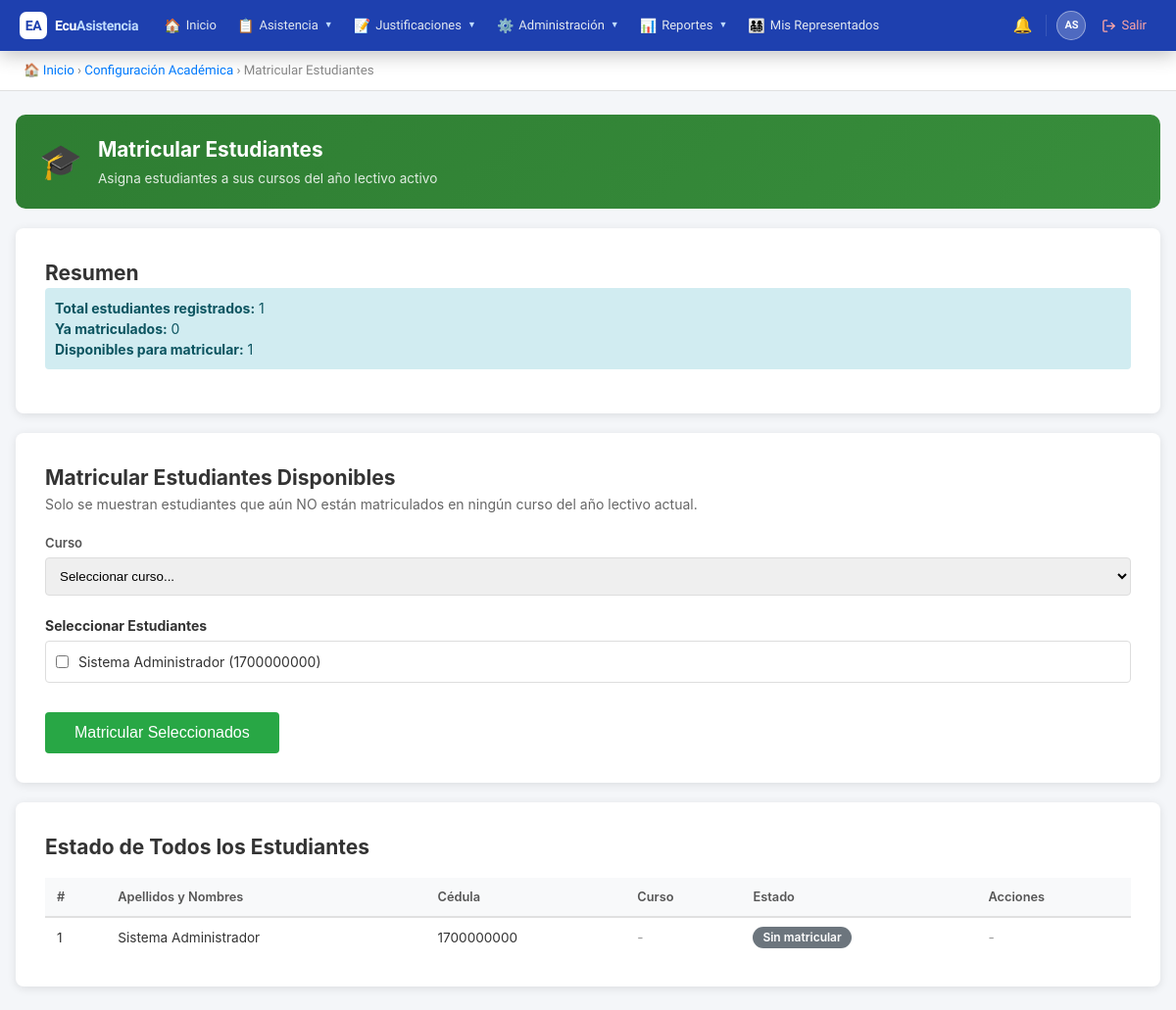
The page /public/?action=enroll_students&course_id=8 (signed in) on the database its author committed.
### tables this page shows
CREATE TABLE `users` (
  `id` int(11) NOT NULL AUTO_INCREMENT,
  `institution_id` int(11) NOT NULL,
  `username` varchar(50) NOT NULL,
  `email` varchar(100) NOT NULL,
  `password` varchar(255) NOT NULL,
  `first_name` varchar(100) NOT NULL,
  `last_name` varchar(100) NOT NULL,
  `dni` varchar(20) DEFAULT NULL,
  `phone` varchar(20) DEFAULT NULL,
  `reset_token` varchar(255) DEFAULT NULL,
  `reset_expires` datetime DEFAULT NULL,
  `is_active` tinyint(1) DEFAULT 1,
  `is_superadmin` tinyint(1) NOT NULL DEFAULT 0,
  `created_at` timestamp NOT NULL DEFAULT current_timestamp(),
  `updated_at` timestamp NOT NULL DEFAULT current_timestamp() ON UPDATE current_timestamp(),
  PRIMARY KEY (`id`),
  UNIQUE KEY `username` (`username`),
  UNIQUE KEY `email` (`email`),
  UNIQUE KEY `dni` (`dni`),
  KEY `institution_id` (`institution_id`),
  CONSTRAINT `users_ibfk_1` FOREIGN KEY (`institution_id`) REFERENCES `institutions` (`id`)
);

### controllers/AcademicController.php (called while the page is built, shortened)
<?php
require_once BASE_PATH . '/models/SchoolYear.php';
require_once BASE_PATH . '/models/User.php';
class AcademicController {
    private $schoolYearModel;
    private $userModel;
    public function __construct() {
        $this->db = new Database();
        $this->schoolYearModel = new SchoolYear($this->db);
        $this->userModel       = new User($this->db);
    }
    public function enrollStudents() {
        $activeYear = $this->schoolYearModel->getActive();
        $availableStudents = $this->userModel->getStudentsNotEnrolled($activeYear['id']);
        $allStudents = $this->userModel->getByRole('estudiante');
        include BASE_PATH . '/views/academic/enroll.php';
    }
}

### config/database.php (called while the page is built)
<?php
class Database {
    private $host = 'localhost';
    private $db = 'ecuasistencia2026_db';
    private $user = 'root';
    private $pass = '';
    private $charset = 'utf8mb4';
    private $pdo;
    public function connect() {
        if ($this->pdo === null) {
            $dsn = "mysql:host={$this->host};dbname={$this->db};charset={$this->charset}";
            $options = [
                PDO::ATTR_ERRMODE => PDO::ERRMODE_EXCEPTION,
                PDO::ATTR_DEFAULT_FETCH_MODE => PDO::FETCH_ASSOC,
                PDO::ATTR_EMULATE_PREPARES => false,
            ];
            try {
                $this->pdo = new PDO($dsn, $this->user, $this->pass, $options);
            } catch (PDOException $e) {
                die('Error de conexión: ' . $e->getMessage());
            }
        }
        return $this->pdo;
    }
}

### models/User.php (called while the page is built, shortened)
<?php
class User {
    public $db;
    public function __construct($database) {
        $this->db = $database->connect();
    }
    public function getByRole($roleName) {
        $sql = "SELECT u.* FROM users u
                INNER JOIN user_roles ur ON u.id = ur.user_id
                INNER JOIN roles r ON ur.role_id = r.id
                WHERE r.name = :role_name AND u.institution_id = :institution_id
                ORDER BY u.last_name, u.first_name";
        $stmt = $this->db->prepare($sql);
        $stmt->execute([
            ':role_name' => $roleName,
            ':institution_id' => $_SESSION['institution_id']
        ]);
        return $stmt->fetchAll();
    }
    public function getStudentsNotEnrolled($schoolYearId) {
        $sql = "SELECT u.* FROM users u
                INNER JOIN user_roles ur ON u.id = ur.user_id
                INNER JOIN roles r ON ur.role_id = r.id
                WHERE r.name = 'estudiante'
                AND u.institution_id = :institution_id
                AND u.id NOT IN (
                    SELECT student_id FROM course_students
                    WHERE school_year_id = :school_year_id
                )
                ORDER BY u.last_name, u.first_name";
        $stmt = $this->db->prepare($sql);
        $stmt->execute([
            ':institution_id' => $_SESSION['institution_id'],
            ':school_year_id' => $schoolYearId
        ]);
        return $stmt->fetchAll();
    }
    public function getStudentCourse($studentId, $schoolYearId) {
        $sql = "SELECT c.*, s.name as shift_name
                FROM courses c
                INNER JOIN course_students cs ON c.id = cs.course_id
                INNER JOIN shifts s ON c.shift_id = s.id
                WHERE cs.student_id = :student_id
                AND cs.school_year_id = :school_year_id";
        $stmt = $this->db->prepare($sql);
        $stmt->execute([
            ':student_id' => $studentId,
            ':school_year_id' => $schoolYearId
        ]);
        return $stmt->fetch();
    }
}

### models/SchoolYear.php (called while the page is built, shortened)
<?php
class SchoolYear {
    private $db;
    public function __construct($database) {
        $this->db = $database->connect();
    }
    public function getActive() {
        $sql = "SELECT * FROM school_years
                WHERE institution_id = :institution_id AND is_active = 1
                LIMIT 1";
        $stmt = $this->db->prepare($sql);
        $stmt->execute([':institution_id' => $_SESSION['institution_id']]);
        return $stmt->fetch();
    }
}

### views/academic/enroll.php (the view, shortened to what this page needs)
<!DOCTYPE html>
<html lang="es">
<head>
</head>
<body>
<?php include BASE_PATH . '/views/partials/navbar.php'; ?>
<div class="breadcrumb">
    <a href="?action=dashboard">🏠 Inicio</a> &rsaquo;
    <a href="?action=academic">Configuración Académica</a> &rsaquo;
    Matricular Estudiantes
</div>
<div class="container">
    <div class="page-header" style="background:linear-gradient(135deg,#2e7d32,#388e3c);">
        <div class="ph-icon">🎓</div>
        <div>
            <h1>Matricular Estudiantes</h1>
            <p>Asigna estudiantes a sus cursos del año lectivo activo</p>
        </div>
    </div>
        <div class="card">
            <h2>Resumen</h2>
            <div class="info">
                <strong>Total estudiantes registrados:</strong> <?= count($allStudents) ?><br>
                <strong>Ya matriculados:</strong> <?= count($allStudents) - count($availableStudents) ?><br>
                <strong>Disponibles para matricular:</strong> <?= count($availableStudents) ?>
            </div>
        </div>
        <?php if(count($availableStudents) > 0): ?>
        <div class="card">
            <h2>Matricular Estudiantes Disponibles</h2>
            <p style="color: #666; margin-bottom: 20px;">
                Solo se muestran estudiantes que aún NO están matriculados en ningún curso del año lectivo actual.
            </p>
            <form method="POST" action="?action=enroll_students">
                <div class="form-group">
                    <label>Curso</label>
                    <select name="course_id" required>
                        <option value="">Seleccionar curso...</option>
                    </select>
                </div>
                <div class="student-list">
                    <label>Seleccionar Estudiantes</label>
                    <?php foreach($availableStudents as $student): ?>
                    <div class="student-item">
                        <input type="checkbox" name="student_ids[]" value="<?= $student['id'] ?>" id="student_<?= $student['id'] ?>">
                        <label for="student_<?= $student['id'] ?>" style="margin: 0; font-weight: normal;">
                            <?= $student['last_name'] . ' ' . $student['first_name'] ?>
                            (<?= $student['dni'] ?? 'Sin cédula' ?>)
                        </label>
                    </div>
                    <?php endforeach; ?>
                </div>
                <button type="submit">Matricular Seleccionados</button>
            </form>
        </div>
        <?php endif; ?>
        <div class="card">
            <h2>Estado de Todos los Estudiantes</h2>
            <table>
                <thead>
                    <tr>
                        <th>#</th>
                        <th>Apellidos y Nombres</th>
                        <th>Cédula</th>
                        <th>Curso</th>
                        <th>Estado</th>
                        <th>Acciones</th>
                    </tr>
                </thead>
                <tbody>
                    <?php
                    $counter = 1;
                    foreach($allStudents as $student):
                        $course = $this->userModel->getStudentCourse($student['id'], $activeYear['id']);
                    ?>
                    <tr>
                        <td><?= $counter++ ?></td>
                        <td><?= $student['last_name'] . ' ' . $student['first_name'] ?></td>
                        <td><?= $student['dni'] ?? '-' ?></td>
                        <td>
                            <?php if($course): ?>
                                <strong><?= $course['name'] ?></strong>
                                <br>
                                <small style="color: #666;"><?= $course['shift_name'] ?></small>
                            <?php else: ?>
                                <span style="color: #999;">-</span>
                            <?php endif; ?>
                        </td>
                        <td>
                            <?php if($course): ?>
                                <span class="badge" style="background: #28a745;">
                                    ✓ Matriculado
                                </span>
                            <?php else: ?>
                                <span class="badge" style="background: #6c757d;">Sin matricular</span>
                            <?php endif; ?>
                        </td>
                        <td>
                            <?php if($course): ?>
                                <form method="POST" action="?action=unenroll_student" style="display: inline;"
                                      onsubmit="return confirmUnenroll(event, '<?= addslashes($student['last_name'] . ' ' . $student['first_name']) ?>', '<?= addslashes($course['name']) ?>')">
                                    <input type="hidden" name="student_id" value="<?= $student['id'] ?>">
                                    <button type="submit"
                                            style="padding: 6px 12px; background: #dc3545; font-size: 13px;">
                                        ✗ Retirar
                                    </button>
                                </form>
                            <?php else: ?>
                                <span style="color: #999;">-</span>
                            <?php endif; ?>
                        </td>
                    </tr>
                    <?php endforeach; ?>
                </tbody>
            </table>
        </div>
    </div>
</body>
</html>

### public/css/global.css (style rules this page uses)
* { box-sizing: border-box; margin: 0; padding: 0; }
body { font-family: -apple-system, BlinkMacSystemFont, 'Segoe UI', Roboto, sans-serif; background: #f4f6f9; color: #333; font-size: 14px; line-height: 1.5; }
.breadcrumb { padding: 10px 24px; background: #fff; border-bottom: 1px solid #e0e0e0; font-size: 0.83rem; color: #888; }
.breadcrumb a { color: #007bff; text-decoration: none; }
.container { max-width: 1200px; margin: 24px auto; padding: 0 16px; }
.page-header { background: linear-gradient(135deg, #007bff, #0056b3); color: #fff; border-radius: 10px; padding: 20px 24px; margin-bottom: 20px; display: flex; align-items: center; gap: 16px; }
.page-header .ph-icon { font-size: 2.2rem; }
.page-header h1 { font-size: 1.3rem; font-weight: 700; }
.page-header p { font-size: 0.85rem; opacity: 0.85; margin-top: 4px; }
table { width: 100%; border-collapse: collapse; }
thead th { background: #f8f9fa; padding: 10px 12px; text-align: left; font-size: 0.8rem; font-weight: 600; color: #555; border-bottom: 2px solid #e0e0e0; white-space: nowrap; }
tbody td { padding: 9px 12px; border-bottom: 1px solid #f0f0f0; font-size: 0.85rem; vertical-align: middle; }
tbody tr:last-child td { border-bottom: none; }
.badge { display: inline-block; padding: 2px 10px; border-radius: 12px; font-size: 0.75rem; font-weight: 600; }
.form-group { margin-bottom: 16px; }
.form-group label { display: block; font-size: 0.82rem; font-weight: 600; color: #555; margin-bottom: 5px; }

### views/academic/enroll.php (style rules this page uses)
* { margin: 0; padding: 0; box-sizing: border-box; }
body { font-family: Arial, sans-serif; background: #f4f4f4; }
.container { max-width: 1200px; margin: 24px auto; padding: 0 16px; }
.card { background: white; padding: 30px; border-radius: 8px; box-shadow: 0 2px 10px rgba(0,0,0,0.1); margin-bottom: 20px; }
.form-group { margin-bottom: 20px; }
label { display: block; margin-bottom: 5px; font-weight: bold; color: #333; }
select { width: 100%; padding: 10px; border: 1px solid #ddd; border-radius: 4px; }
.student-list { margin-top: 20px; }
.student-item { padding: 10px; border: 1px solid #ddd; border-radius: 4px; margin-bottom: 10px; display: flex; align-items: center; }
.student-item input[type="checkbox"] { margin-right: 10px; }
button { padding: 12px 30px; background: #28a745; color: white; border: none; border-radius: 4px; cursor: pointer; font-size: 16px; margin-top: 20px; }
.info { background: #d1ecf1; color: #0c5460; padding: 10px; border-radius: 4px; margin-bottom: 15px; }
table { width: 100%; border-collapse: collapse; margin-top: 15px; }
th, td { padding: 10px; text-align: left; border-bottom: 1px solid #ddd; }
th { background: #f8f9fa; font-weight: bold; }
.badge { display: inline-block; padding: 4px 8px; border-radius: 3px; font-size: 12px; background: #007bff; color: white; }

### views/partials/navbar.php (style rules this page uses)
:root { --nav-bg: #1e40af; --nav-accent: #60a5fa; --nav-hover: rgba(96,165,250,0.18); --nav-text: #e2e8f0; --nav-muted: #bfdbfe; --nav-border: rgba(255,255,255,0.12); --nav-dd-bg: #1d4ed8; --nav-dd-hover:#2563eb; --nav-height: 52px; }
*, *::before, *::after { box-sizing: border-box; }
.breadcrumb { padding: 9px 24px; background: #fff; border-bottom: 1px solid #e8ecf0; font-size: 0.82rem; color: #94a3b8; font-family: 'Plus Jakarta Sans', system-ui, sans-serif; }
.breadcrumb a { color: #3b82f6; text-decoration: none; }

### rows shown on the page
users: last_name "Sistema", first_name "Administrador", dni "1700000000"

### other values the page prints
count($allStudents) "1"
count($allStudents) - count($availableStudents) "0"
count($availableStudents) "1"
